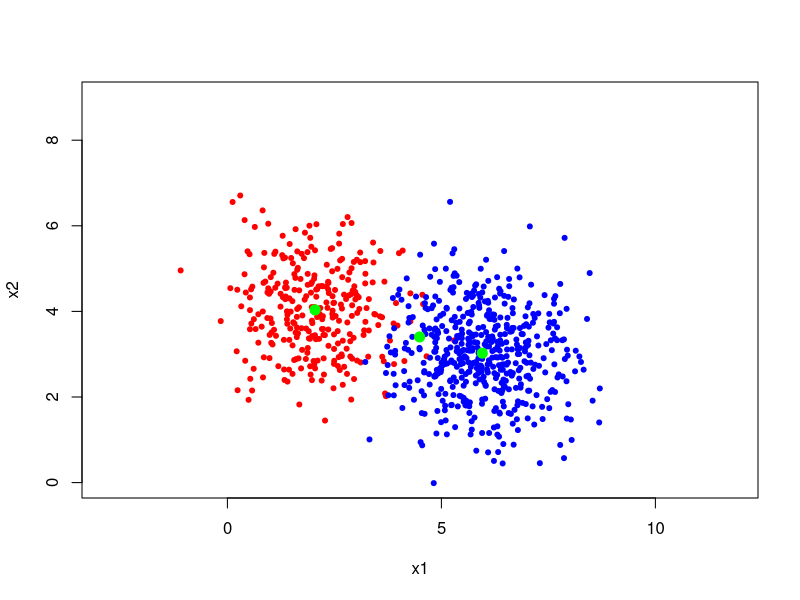
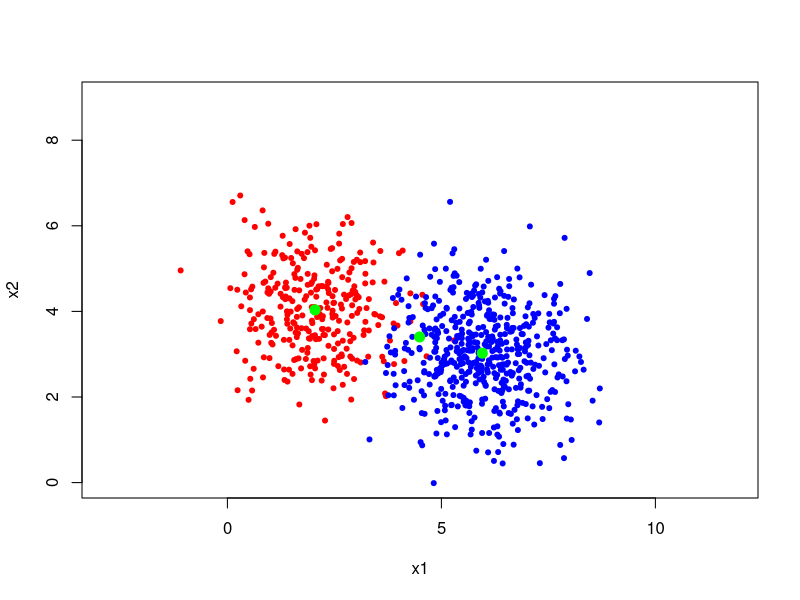
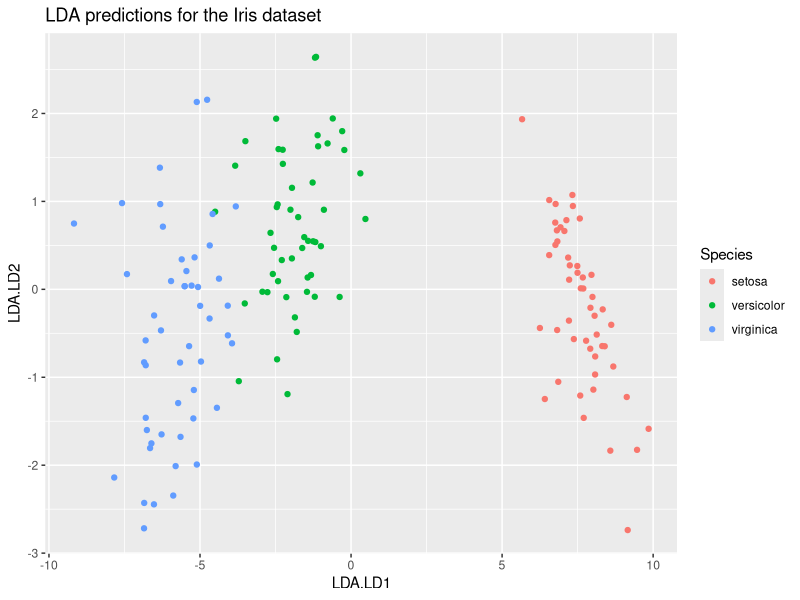
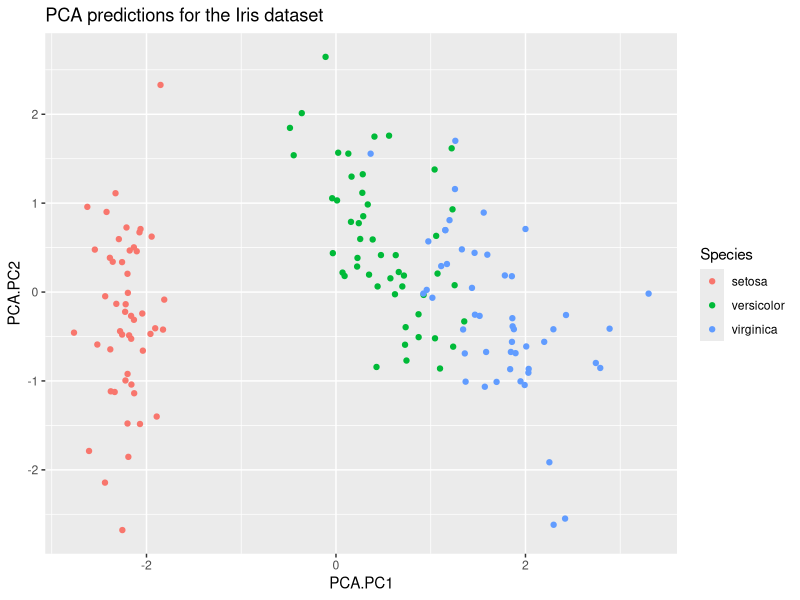

Source code (R) for these figures, in order:

# coding: utf-8

# CS249 -- Spring 2017 -- D.S. Parker &copy; 2017

# # Normal Distributions, Supervised Learning in R, LDA, and QDA
# 
# We create a random dataset with two classes:  red and blue.

# In[121]:

# create random red instances (X-values with classification y=+1)

N.red = 300
Center.red = c(2,4)
x1.red = rnorm( N.red, mean=Center.red[1], sd=1 )
x2.red = rnorm( N.red, mean=Center.red[2], sd=1 )

X.red  = data.frame( x1 = x1.red, x2 = x2.red )
y.red  = rep( +1, N.red )

avg.X.red = apply(X.red, 2, mean)   #  centroid  (2D average)  of the red points

summary(X.red)
summary(y.red)


# In[87]:

# create random blue instances (X-values with classification y=-1)

N.blue = 500
Center.blue = c(6,3)
x1.blue = rnorm( N.blue, mean=Center.blue[1], sd=1 )
x2.blue = rnorm( N.blue, mean=Center.blue[2], sd=1 )

X.blue = data.frame( x1 = x1.blue, x2 = x2.blue )
y.blue = rep( -1, N.blue )

avg.X.blue = apply(X.blue, 2, mean)   #  centroid  (2D average)  of the blue points


# In[88]:

summary(X.blue)
summary(y.blue)


# In[89]:

# construct a dataset with all points, red and blue

N = N.red + N.blue
X = as.matrix( rbind( X.red, X.blue ) )
y = c( y.red, y.blue )

avg.X = apply( X, 2, mean )


# In[90]:

summary(X)
summary(y)


# In[91]:

options( repr.plot.width=5, repr.plot.height=5 )


# In[92]:

# plot the data

xmax = 9

plot( X.red, col="red", pch=20, xlim=c(0,xmax), ylim=c(0,xmax), asp=1 )

points( X.blue, col="blue", pch=20 )

# also plot the averages for each part of the data (red, blue, and all)

points( rbind( avg.X.red, avg.X.blue, avg.X ), pch=20, cex=2, col="green" )


# # Simple Linear Classifier

# In[93]:

Dataset = data.frame( x1 = c( x1.red, x1.blue ),
                      x2 = c( x2.red, x2.blue ),
                       y = c( y.red, y.blue ) )

summary(Dataset)


# ## Create a linear classifier that uses the vector w to define a "discriminant": a boundary between two classes.
# 
# In this case w defines a "direction" vector between the two classes, and the discriminant is orthogonal to it.
# We also allow a constant c to shift the discriminant back and forth between the classes

# In[94]:

wc.Simple = solve(t(X) %*% X) %*% t(X) %*% y

#  alternatively:   wc.Simple = lsfit(X, y)$coefficients
#  alternatively:   wc.Simple = lm(y ~ X)$coefficients

c.Simple = wc.Simple[1]
w.Simple = wc.Simple[2:3]


# In[95]:

wc.Simple


# In[96]:

classifier = function(x, w, c) { 2 * ((x %*% w + c) > 0) - 1 }
                             # i.e., ((x * w + c) > 0) ? +1 : -1


# In[97]:

## See how well are simple linear discriminant works:

cat("All misclassified instances with the simple Linear discriminant:\n\n")
which( classifier(X, w.Simple, c.Simple) != y )


# # Get functions for LDA, QDA, RDA ...

# In[98]:

#  LDA and QDA are implemented in the MASS package

if (!(is.element("MASS", installed.packages())))  install.packages("MASS")

require(MASS)


# # Simple Linear Discriminant Analysis  (LDA)

# In[99]:

LDA.model = lda(y ~ ., data=Dataset )

LDA.model


# In[100]:

LDA.model$means 
#  The means (centers) of the two LDA normal densities
#  should be approximately:
#    (2,4) for class +1
#    (6,3) for class -1


# In[101]:

linear.discriminant = LDA.model$scaling  #  linear coefficients
linear.discriminant


# In[102]:

LDAclassification = function(Model,X)  {
   predict(Model, as.data.frame(X))$class
}

# find all points whose classifications didn't match

cat("All misclassified instances with the LDA discriminant:\n\n")
which( LDAclassification(LDA.model, X) != y )


# In[103]:

xmax = 9

plot( X.red, col="red", pch=20, xlim=c(0,xmax), ylim=c(0,xmax), asp=1 )

points( X.blue, col="blue", pch=20 )


points( rbind( avg.X.red, avg.X.blue, avg.X ), pch=20, cex=2, col="green" )

curve( (-(w.Simple[1]*x + c.Simple)/w.Simple[2]), col="purple", add=TRUE)  #  plot the discriminant


# # Example of how to do Supervised Learning in R

# ## LDA and QDA on the Iris dataset

# In[104]:

n = nrow(iris)

training.sample.size = 75

iris.ids = (1:n)
training.set = sample( iris.ids, training.sample.size ) # Generate a random sample
testing.set  = iris.ids[-training.set]       # The set complement of training.set


# In[105]:

training.set


# In[106]:

testing.set


# In[107]:

table(iris$Species)                  # Tabulate the number of each species


# In[108]:

table(iris$Species[training.set])    # Tabulate species for the training set


# In[109]:

table(iris$Species[testing.set])     # Tabulate species for the testing set


# In[110]:

ldaModel = lda( Species ~ ., data = iris, subset = training.set )
ldaModel


# In[111]:

lda.predictions = predict( ldaModel, iris[testing.set,] )


# In[112]:

lda.incorrect.prediction  =  (lda.predictions$class != iris$Species[testing.set])

incorrect.lda.ids =  testing.set[ lda.incorrect.prediction ]

iris[ incorrect.lda.ids , ]


# In[113]:

lda.confusion.matrix = table( iris$Species[testing.set], lda.predictions$class )
lda.confusion.matrix

lda.accuracy = (training.sample.size - length(incorrect.lda.ids)) / training.sample.size
lda.accuracy


# In[114]:

qdaModel = qda( Species ~ ., data = iris, subset = training.set )
qdaModel

qda.predictions = predict( qdaModel, iris[ testing.set ,] )


# In[115]:

qda.incorrect.prediction  =  (qda.predictions$class != iris$Species[testing.set])

incorrect.qda.ids =  testing.set[ qda.incorrect.prediction ]

iris[ incorrect.qda.ids , ]


# In[116]:

qda.confusion.matrix = table( iris$Species[testing.set], qda.predictions$class )
qda.confusion.matrix


# In[117]:

qda.accuracy = (training.sample.size - length(incorrect.qda.ids)) / training.sample.size
qda.accuracy


# # PCA vs. LDA

# In[119]:

PCA_results = prcomp(iris[,1:4], center = TRUE, scale = TRUE) 

LDA_model = lda(Species ~ ., data = iris )

projected_LDA = predict(object = LDA_model, newdata = iris)

dataset = data.frame(Species = iris$Species, PCA = PCA_results$x, LDA = projected_LDA$x)


# In[ ]:

if (!(is.element("ggplot2", installed.packages())))  install.packages("ggplot2")

library(ggplot2)


# In[126]:

ggplot(dataset) + geom_point(aes(LDA.LD1, LDA.LD2, color = Species), size = 1.5) + 
    ggtitle("LDA predictions for the Iris dataset")


# In[125]:

ggplot(dataset) + geom_point(aes(PCA.PC1, PCA.PC2, color = Species), size = 1.5) + 
    ggtitle("PCA predictions for the Iris dataset")


# In[ ]:




# In[ ]:



